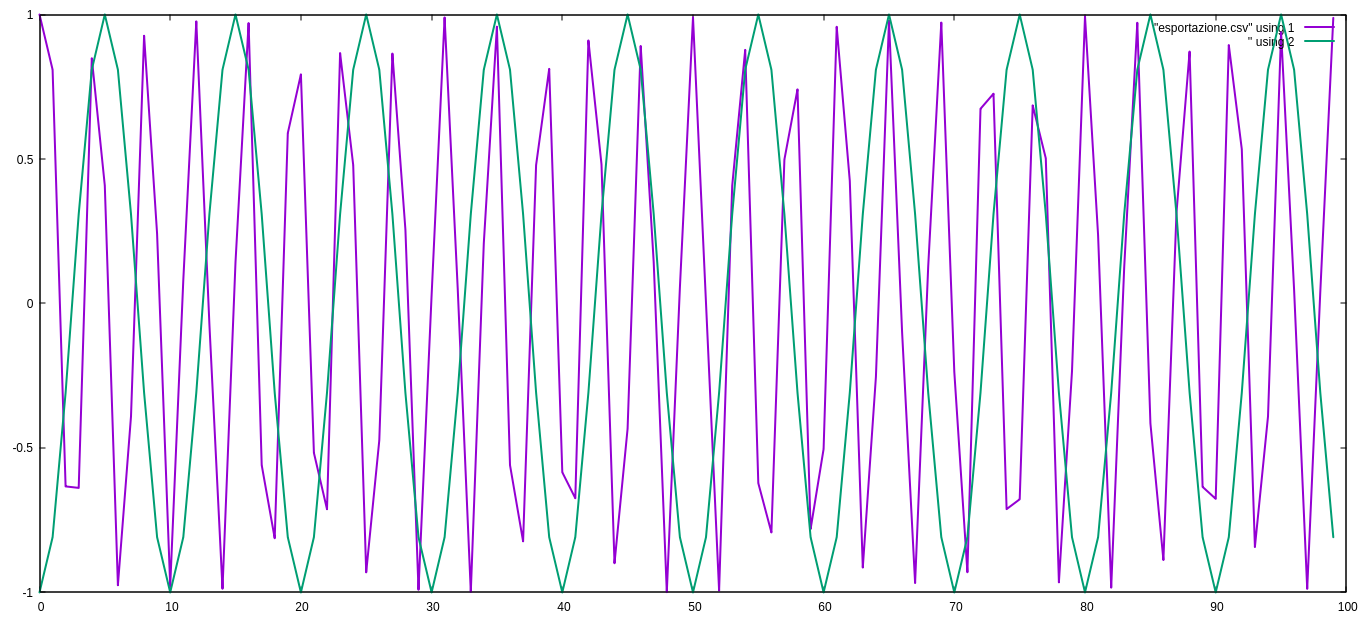

Reproduce this figure in gnuplot.
set datafile separator ','
plot "esportazione.csv" using 1  with lines lw 2, '' using 2 with lines lw 2
